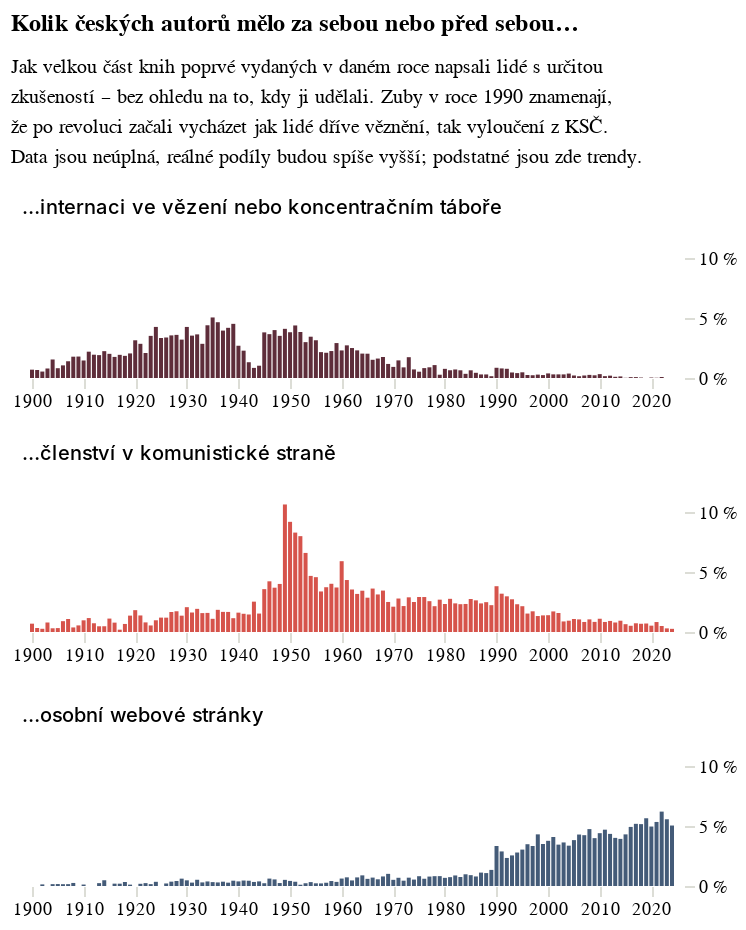

Notebook cell for this chart:
### Code cell
podily_faceted = alt.Chart(
    alt_friendly(pl.concat([kriminal, ksc, web])), 
    title={'text': ["Kolik českých autorů mělo za sebou nebo před sebou…"], "subtitle":
        ["Jak velkou část knih poprvé vydaných v daném roce napsali lidé s určitou",
         "zkušeností – bez ohledu na to, kdy ji udělali. Zuby v roce 1990 znamenají,", 
        "že po revoluci začali vycházet jak lidé dříve věznění, tak vyloučení z KSČ.",
        "Data jsou neúplná, reálné podíly budou spíše vyšší; podstatné jsou zde trendy."
    ]}).mark_bar(width=2).encode(
    alt.X("rok:T", 
          title=None,
          axis=alt.Axis(domainOpacity=0, tickColor='#DCDDD6', tickCount=10)
    ),
    alt.Y('podil:Q', 
          axis=alt.Axis(labelExpr="datum.label * 100 + ' %'", orient='right', domainOpacity=0, tickColor='#DCDDD6'), 
          title=None,
          scale=alt.Scale(domainMax=0.1)
    ),
    alt.Color("co:N", 
              title=None, 
              legend=None,
              scale=alt.Scale(range=['#5E2D3A', '#D6534B', '#445B78']),
              sort=["účet na Facebooku","pobyt ve vězení nebo koncentračním táboře","členství v KSČ"]
    ),
    row=alt.Row(
        "co:N", 
        title=None, 
        spacing=15, 
        header=alt.Header(labelAngle=0, labelAlign='left', labelAnchor='start', labelFontWeight=500, labelFont='Asap', labelOrient="top"),
        sort=["členství v KSČ","pobyt ve vězení","účet na Facebooku"]
    )
).resolve_scale(
    x='independent',
    y='independent'
).properties(
    width=kredity['sirka'], 
    height=kredity['vyska_nizkych'], 
    autosize={'type': 'fit', 'contains': 'padding'}
).configure_view(stroke='transparent').resolve_scale(x="shared").resolve_axis(x="independent").configure_view(stroke='transparent').configure_axis(grid=False, domain=False)

podily_faceted

### Figure 1 — Vega-Lite specification as saved in the notebook (floating-point values rounded to 4 significant figures; data arrays with more than 128 entries replaced by an {"elided": "..."} marker saying what was removed)
{"config": {"title": {"font": "Noticia Text", "fontSize": 12, "anchor": "start", "lineHeight": 19, "fontWeight": "bolder", "subtitleFont": "Noticia Text", "subtitleFontSize": 10, "subtitleLineHeight": 15, "subtitlePadding": 10, "dy": -10}, "axis": {"labelFont": "Asap", "titleFont": "Asap", "fontWeight": "lighter", "titleFontWeight": "lighter", "labelFontSize": 9, "titleFontSize": 9, "labelPadding": 2, "titlePadding": 9, "domainOpacity": 0, "tickColor": "#DCDDD6", "domain": false, "grid": false}, "legend": {"labelFont": "Asap", "labelFontWeight": "normal", "titleFont": "Asap", "titleFontWeight": "normal", "labelFontSize": 9, "titleFontSize": 9}, "view": {"stroke": "transparent"}}, "data": {"name": "data-53189fdb48ab5e46cf6dd9db0136bedc"}, "mark": {"type": "bar", "width": 2}, "autosize": {"type": "fit", "contains": "padding"}, "encoding": {"color": {"field": "co", "legend": null, "scale": {"range": ["#5E2D3A", "#D6534B", "#445B78"]}, "sort": ["účet na Facebooku", "pobyt ve vězení nebo koncentračním táboře", "členství v KSČ"], "title": null, "type": "nominal"}, "row": {"field": "co", "header": {"labelAlign": "left", "labelAnchor": "start", "labelAngle": 0, "labelFont": "Asap", "labelFontWeight": 500, "labelOrient": "top"}, "sort": ["členství v KSČ", "pobyt ve vězení", "účet na Facebooku"], "spacing": 15, "title": null, "type": "nominal"}, "x": {"axis": {"domainOpacity": 0, "tickColor": "#DCDDD6", "tickCount": 10}, "field": "rok", "title": null, "type": "temporal"}, "y": {"axis": {"domainOpacity": 0, "labelExpr": "datum.label * 100 + ' %'", "orient": "right", "tickColor": "#DCDDD6"}, "field": "podil", "scale": {"domainMax": 0.1}, "title": null, "type": "quantitative"}}, "height": 60, "resolve": {"axis": {"x": "independent"}, "scale": {"x": "shared"}}, "title": {"text": ["Kolik českých autorů mělo za sebou nebo před sebou…"], "subtitle": ["Jak velkou část knih poprvé vydaných v daném roce napsali lidé s určitou", "zkušeností – bez ohledu na to, kdy ji udělali. Zuby v roce 1990 znamenají,", "že po revoluci začali vycházet jak lidé dříve věznění, tak vyloučení z KSČ.", "Data jsou neúplná, reálné podíly budou spíše vyšší; podstatné jsou zde trendy."]}, "width": 330, "$schema": "https://vega.github.io/schema/vega-lite/v5.8.0.json", "datasets": {"data-53189fdb48ab5e46cf6dd9db0136bedc": {"elided": "375 records"}}}
